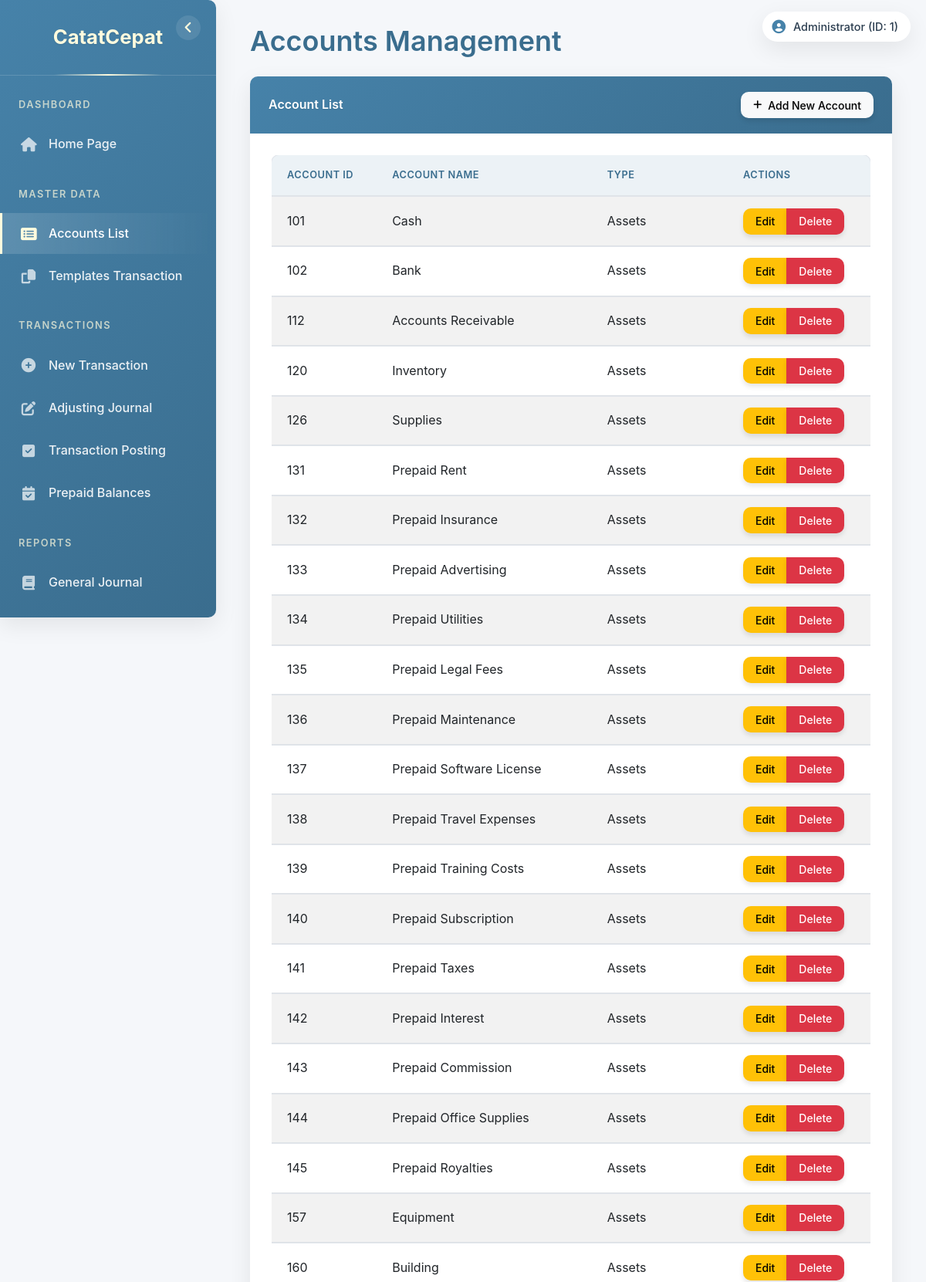
The app's page /index.php?page=accounts (signed in, upper part) with its own data.
### tables this page shows
CREATE TABLE `users` (
  `id` int NOT NULL,
  `username` varchar(50) NOT NULL,
  `password` varchar(255) NOT NULL,
  `nama_lengkap` varchar(100) DEFAULT NULL,
  `roles` varchar(10) NOT NULL
);

CREATE TABLE `akun` (
  `id_akun` int NOT NULL,
  `nama_akun` varchar(100) NOT NULL,
  `aktiva_pasiva` varchar(1) NOT NULL
);

### pages/accounts.php (the view, shortened to what this page needs)
<?php
$sql = "SELECT id_akun, nama_akun, aktiva_pasiva FROM akun ORDER BY id_akun";
$result = $conn->query($sql);
?>
<div class="row">
    <div class="col-md-12">
        <h1 class="mb-4">Accounts Management</h1>
        <div class="card">
            <div class="card-header bg-primary text-white d-flex justify-content-between align-items-center">
                Account List
                <a href="index.php?page=accounts_form" class="btn btn-light btn-sm">
                    <i class="fas fa-plus"></i> Add New Account
                </a>
            </div>
            <div class="card-body">
                <div class="table-responsive">
                    <table class="table table-striped table-hover">
                        <thead>
                            <tr>
                                <th>Account ID</th>
                                <th>Account Name</th>
                                <th>Type</th>
                                <th>Actions</th>
                            </tr>
                        </thead>
                        <tbody>
                            <?php
                            if ($result->num_rows > 0) {
                                while ($row = $result->fetch_assoc()) {
                                    $account_type = $row['aktiva_pasiva'] == 'A' ? 'Assets' : ($row['aktiva_pasiva'] == 'P' ? 'Liabilities/Equity' : 'Unknown');
                                    echo "<tr>";
                                    echo "<td>" . htmlspecialchars($row['id_akun']) . "</td>";
                                    echo "<td>" . htmlspecialchars($row['nama_akun']) . "</td>";
                                    echo "<td>" . htmlspecialchars($account_type) . "</td>";
                                    echo "<td>
                                            <div class='btn-group' role='group'>
                                                <a href='index.php?page=accounts_form&id=" . $row['id_akun'] . "' class='btn btn-sm btn-warning'>Edit</a>
                                                <a href='index.php?page=accounts&delete=" . $row['id_akun'] . "'
                                                   class='btn btn-sm btn-danger'
                                                   onclick='return confirm(\"Are you sure you want to delete this account? This cannot be undone.\")'>Delete</a>
                                            </div>
                                          </td>";
                                    echo "</tr>";
                                }
                            } else {
                                echo "<tr><td colspan='4' class='text-center'>No accounts found</td></tr>";
                            }
                            ?>
                        </tbody>
                    </table>
                </div>
            </div>
        </div>
    </div>
</div>

### index.php (shortened to what this page needs)
<?php
include "config/connect.php";
$page = isset($_GET['page']) ? $_GET['page'] : 'home';
$user_id = 0;
$nama_lengkap = $_SESSION['nama_lengkap'] ?? $_SESSION['username'];
$username = $_SESSION['username'];
$sql = "SELECT id FROM users WHERE username = ?";
$stmt = $conn->prepare($sql);
$stmt->bind_param("s", $username);
$stmt->execute();
$result = $stmt->get_result();
if ($user = $result->fetch_assoc()) {
    $user_id = $user['id'];
}
?>
<!DOCTYPE html>
<html lang="en">
<head>
    <link href="https://cdn.jsdelivr.net/npm/bootstrap@5.3.0-alpha1/dist/css/bootstrap.min.css" rel="stylesheet">
    <link rel="stylesheet" href="https://cdnjs.cloudflare.com/ajax/libs/font-awesome/6.4.0/css/all.min.css">
    <link rel="stylesheet" href="style.css">
</head>
<body>
    <div class="user-info">
        <i class="fas fa-user-circle"></i>
        <span><?php echo htmlspecialchars($nama_lengkap); ?> (ID: <?php echo htmlspecialchars($user_id); ?>)</span>
    </div>
    <div class="sidebar" id="sidebar">
        <button class="minimize-toggle" id="minimizeToggle">
            <i class="fas fa-angle-left"></i>
        </button>
        <div class="sidebar-brand">
            <span class="brand-full">CatatCepat</span>
        </div>
        <ul class="sidebar-nav">
            <li class="nav-section-title">Dashboard</li>
            <li class="nav-item">
                <a class="nav-link <?php echo $page == 'home' ? 'active' : ''; ?>" href="index.php">
                    <i class="fas fa-home"></i>
                    <span>Home Page</span>
                </a>
            </li>
            <li class="nav-section-title">Master Data</li>
            <li class="nav-item">
                <a class="nav-link <?php echo $page == 'accounts' ? 'active' : ''; ?>" href="index.php?page=accounts">
                    <i class="fas fa-list-alt"></i>
                    <span>Accounts List</span>
                </a>
            </li>
            <li class="nav-item">
                <a class="nav-link <?php echo $page == 'reaksi' ? 'active' : ''; ?>" href="index.php?page=reaksi">
                    <i class="fas fa-copy"></i>
                    <span>Templates Transaction</span>
                </a>
            </li>
            <li class="nav-section-title">Transactions</li>
            <li class="nav-item">
                <a class="nav-link <?php echo $page == 'input_transaction' ? 'active' : ''; ?>" href="index.php?page=input_transaction">
                    <i class="fas fa-plus-circle"></i>
                    <span>New Transaction</span>
                </a>
            </li>
            <li class="nav-item">
                <a class="nav-link <?php echo $page == 'adjusting_journal' ? 'active' : ''; ?>" href="index.php?page=adjusting_journal">
                    <i class="fas fa-edit"></i>
                    <span>Adjusting Journal</span>
                </a>
            </li>
            <li class="nav-item">
                <a class="nav-link <?php echo $page == 'posting' ? 'active' : ''; ?>" href="index.php?page=posting">
                    <i class="fas fa-check-square"></i>
                    <span>Transaction Posting</span>
                </a>
            </li>
            <li class="nav-item">
                <a class="nav-link <?php echo $page == 'prepaid_balances' ? 'active' : ''; ?>" href="index.php?page=prepaid_balances">
                    <i class="fas fa-calendar-check"></i>
                    <span>Prepaid Balances</span>
                </a>
            </li>
            <li class="nav-section-title">Reports</li>
            <li class="nav-item">
                <a class="nav-link <?php echo $page == 'journal' ? 'active' : ''; ?>" href="index.php?page=journal">
                    <i class="fas fa-book"></i>
                    <span>General Journal</span>
                </a>
            </li>
            <li class="nav-item">
                <a class="nav-link <?php echo $page == 'ledger' ? 'active' : ''; ?>" href="index.php?page=ledger">
                    <span>General Ledger</span>
                </a>
            </li>
        </ul>
    </div>
    <div class="main-content">
        <div class="container-fluid">
            <?php
            switch ($page) {
                case 'accounts':
                    include 'pages/accounts.php';
                    break;
            }
            ?>
        </div>
    </div>
</body>
</html>

### records on screen
users: id "1"
akun: id_akun "101", nama_akun "Cash", aktiva_pasiva "Assets"
akun: id_akun "102", nama_akun "Bank", aktiva_pasiva "Assets"
akun: id_akun "112", nama_akun "Accounts Receivable", aktiva_pasiva "Assets"
akun: id_akun "120", nama_akun "Inventory", aktiva_pasiva "Assets"
akun: id_akun "126", nama_akun "Supplies", aktiva_pasiva "Assets"
akun: id_akun "131", nama_akun "Prepaid Rent", aktiva_pasiva "Assets"
akun: id_akun "132", nama_akun "Prepaid Insurance", aktiva_pasiva "Assets"
akun: id_akun "133", nama_akun "Prepaid Advertising", aktiva_pasiva "Assets"
akun: id_akun "134", nama_akun "Prepaid Utilities", aktiva_pasiva "Assets"
akun: id_akun "135", nama_akun "Prepaid Legal Fees", aktiva_pasiva "Assets"
akun: id_akun "136", nama_akun "Prepaid Maintenance", aktiva_pasiva "Assets"
akun: id_akun "137", nama_akun "Prepaid Software License", aktiva_pasiva "Assets"
akun: id_akun "138", nama_akun "Prepaid Travel Expenses", aktiva_pasiva "Assets"
akun: id_akun "139", nama_akun "Prepaid Training Costs", aktiva_pasiva "Assets"
akun: id_akun "140", nama_akun "Prepaid Subscription", aktiva_pasiva "Assets"
akun: id_akun "141", nama_akun "Prepaid Taxes", aktiva_pasiva "Assets"
akun: id_akun "142", nama_akun "Prepaid Interest", aktiva_pasiva "Assets"
akun: id_akun "143", nama_akun "Prepaid Commission", aktiva_pasiva "Assets"
akun: id_akun "144", nama_akun "Prepaid Office Supplies", aktiva_pasiva "Assets"
akun: id_akun "145", nama_akun "Prepaid Royalties", aktiva_pasiva "Assets"
akun: id_akun "157", nama_akun "Equipment", aktiva_pasiva "Assets"
akun: id_akun "160", nama_akun "Building", aktiva_pasiva "Assets"

### other values on screen
$nama_lengkap "Administrator"
